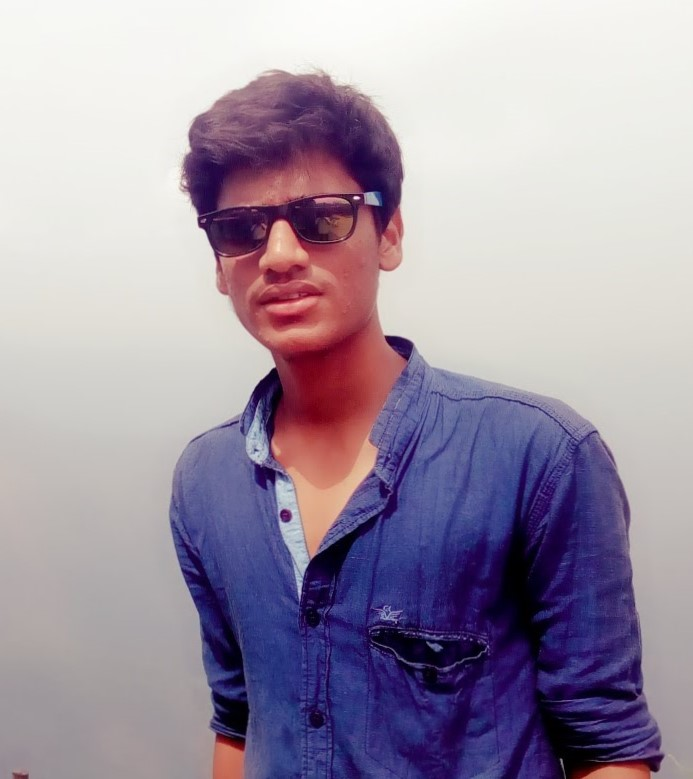
#> input picture sms1.jpg, 693 x 779 px
$ python 'Pixels Clustering.py'
#> lines starting #> are read from the running program, lines starting #| are printed output that depends on the picture
import cv2
from sklearn.cluster import KMeans

image=cv2.imread("sms1.jpg")
#> image is the input picture: shape (779, 693, 3); mean B, G, R 166.6, 149.4, 161
x,y,z= image.shape
#> x = 779; y = 693; z = 3
#GET RGB FOR EACH PIXEL  &&  NEW SHAPE IS (X*Y,Z)

image_2d = image.reshape(-1,z)
#WANTED NUMBER OF CLUSTERS.

k_clusters= 7
kmeans_cluster = KMeans(n_clusters=k_clusters)
#FIT MODEL

kmeans_cluster.fit(image_2d)
cluster_centers = kmeans_cluster.cluster_centers_
#GET LABEL FOR EACH PIXEL

cluster_labels = kmeans_cluster.labels_
#IMAGE RECONSTRUCTION AND SAVE

cv2.imwrite("sms1_7_clusters.png",cluster_centers[cluster_labels].reshape(x,y,z))
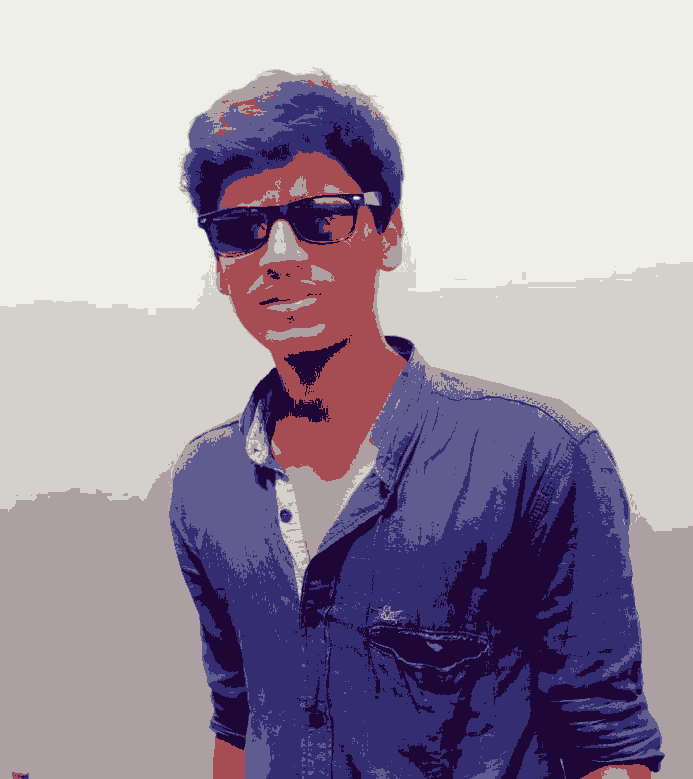
#> saved as sms1_7_clusters.png: shape (779, 693, 3); mean B, G, R 166.8, 149.5, 160.9
